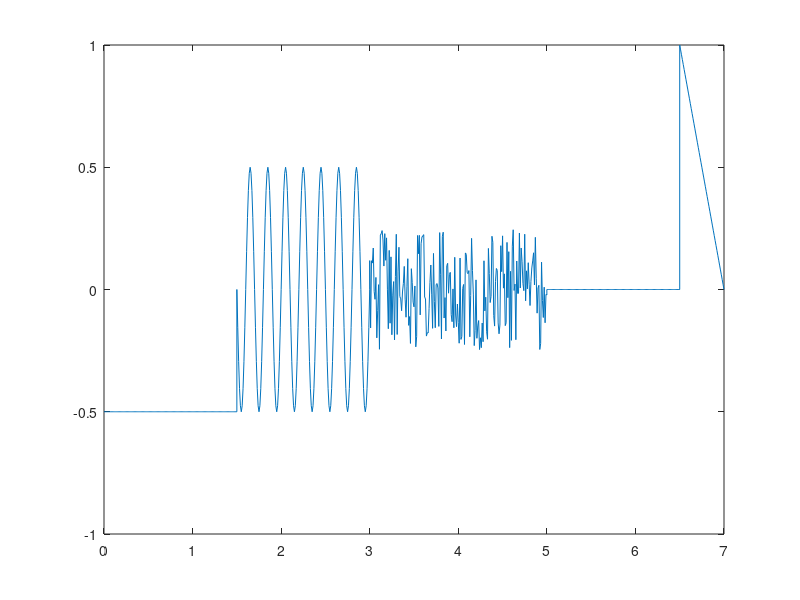

Reproduce this figure in MATLAB.
%%
t05=0:0.01:1.5;
y05=zeros(size(t05))-0.5;
%plot(t05,y05)
%%
tsin=1.5:0.01:3;
A0=0;A=0.5;T=(0.5-1.5)/5;f=1/T;delay=1.5;
ysin=A0+A*sin(2*pi*f*(tsin-delay));
%plot(tsin,ysin)
%%
tnoise=3:0.01:5;
ynoise=rand(size(tnoise))*0.5-0.25;
%plot(tnoise,ynoise)
%%
tzero=5:0.01:6.5;
yzero=zeros(size(tzero));
%plot(tzero,yzero)
%%
tsaw=6.5:0.01:7;
k=(1-0)/(6.5-7);
ysaw=k*(tsaw-7);
%plot(tsaw,ysaw)
%%
t=[t05,tsin,tnoise,tzero,tsaw];
y=[y05,ysin,ynoise,yzero,ysaw];
plot(t,y)